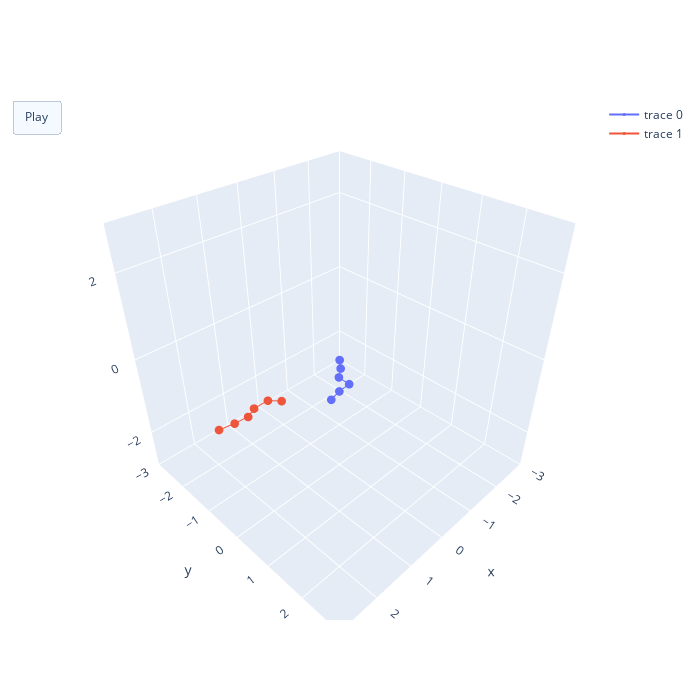

Notebook code for this chart:
### Code cell
sim.visualise_simulation_animation(configuration)

### Figure 1 — Plotly figure (JSON) as saved in the notebook; plotly's stock layout.template omitted (floating-point values rounded to 4 significant figures)
{"data": [{"marker": {"size": 3}, "type": "scatter3d", "x": [0, 0.1973, 0.433, 0.447, 0.7458, 1.036], "y": [0, 0.226, 0.4115, 0.7112, 0.7374, 0.8116], "z": [0, 0, 0, 0, 0, 0]}, {"marker": {"size": 3}, "type": "scatter3d", "x": [3.0, 2.734, 2.435, 2.18, 1.926, 1.661], "y": [-0.08819, 0.03487, 0.04799, -0.1041, 0.01005, 0.08865], "z": [-0.09577, -0.03055, -0.04385, -0.08485, 0.02801, -0.08922]}], "layout": {"height": 700, "scene": {"aspectmode": "cube", "xaxis": {"range": [-3, 3]}, "yaxis": {"range": [-3, 3]}, "zaxis": {"range": [-3, 3]}}, "updatemenus": [{"buttons": [{"args": [null, {"frame": {"duration": 50, "redraw": true}, "fromcurrent": true}], "label": "Play", "method": "animate"}], "type": "buttons"}], "width": 700}}
